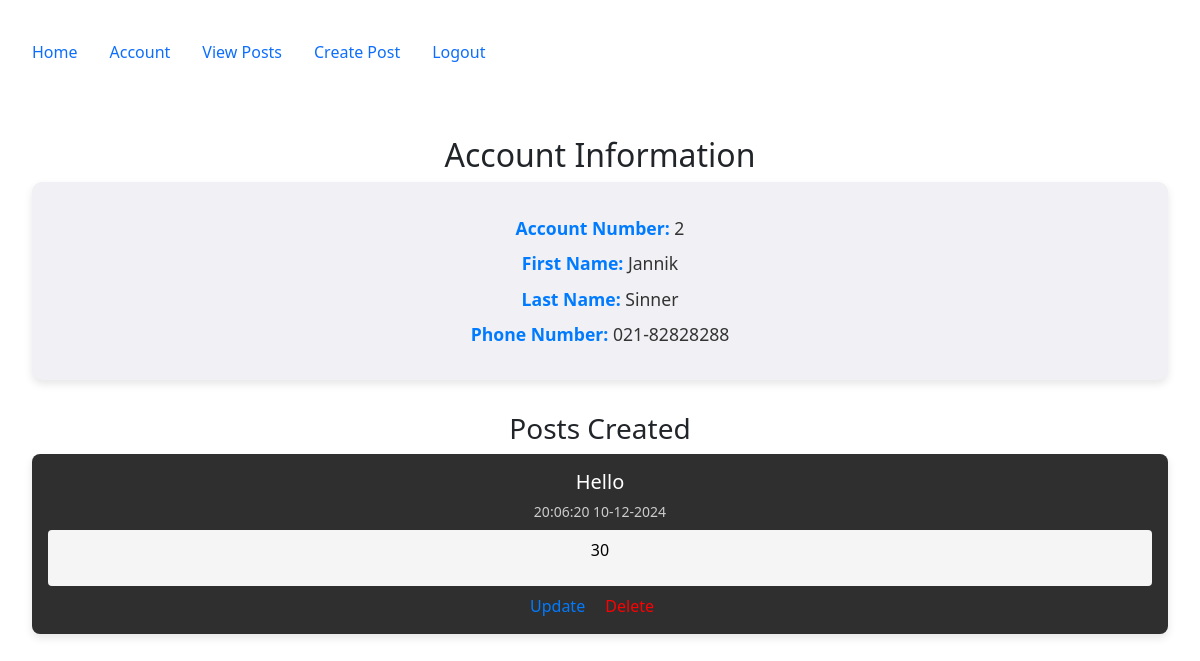
/account (signed in), run on the app's committed database.
### config.py (models this page shows, shortened)
class User(db.Model, UserMixin):
    __tablename__ = 'users'
    id = db.Column(db.Integer, primary_key=True)
    email = db.Column(db.String(100), nullable=False, unique=True)
    password = db.Column(db.String(128), nullable=False)
    firstname = db.Column(db.String(100), nullable=False)
    lastname = db.Column(db.String(100), nullable=False)
    phone = db.Column(db.String(100), nullable=False)
    mfa_key = db.Column(db.String(32), nullable=False, default='')  # Store MFA key
    salt = db.Column(db.String(44), nullable=False,default=lambda: base64.urlsafe_b64encode(os.urandom(32)).decode('utf-8'))
    mfa_enabled = db.Column(db.Boolean, nullable=False, default=False)  # Track if MFA is enabled
    role = db.Column(db.String(50), nullable=False, default='end_user')
    posts = db.relationship("Post", order_by=Post.id, back_populates="user")
    log = db.relationship("Log", uselist=False, back_populates="user", cascade="all, delete-orphan")

class Post(db.Model):
   __tablename__ = 'posts'
   id = db.Column(db.Integer, primary_key=True)
   userid = db.Column(db.Integer, db.ForeignKey('users.id', ondelete="CASCADE"), nullable=False)
   created = db.Column(db.DateTime, nullable=False, default=datetime.utcnow)
   title_encrypted = db.Column(db.LargeBinary, nullable=False)
   body_encrypted = db.Column(db.LargeBinary, nullable=False)
   user = db.relationship("User", back_populates="posts")
   @staticmethod
   def derive_key(salt):
       return base64.urlsafe_b64encode(salt.encode('utf-8').ljust(32)[:32])
   @staticmethod
   def decrypt(data, key):
       fernet = Fernet(key)
       return fernet.decrypt(data).decode('utf-8')

### accounts/views.py (the view)
@accounts_bp.route('/account')
@login_required
def account():
    user = current_user  # Get the logged-in user
    encryption_key = Post.derive_key(user.salt)  # Derive the encryption key for the user
    user_posts = []
    posts_query = Post.query.filter_by(userid=user.id).all()
    for post in posts_query:
        try:
            decrypted_post = {
                "id": post.id,
                "title": Post.decrypt(post.title_encrypted, encryption_key),
                "body": Post.decrypt(post.body_encrypted, encryption_key),
                "created": post.created,
            }
            user_posts.append(decrypted_post)
        except Exception as e:
            print(f"Failed to decrypt post ID {post.id}: {e}")
    return render_template('accounts/account.html', user=user, posts=user_posts)

### app.py (called while the page is built, shortened)
@login_manager.user_loader
def load_user(user_id):
    return User.query.get(int(user_id))

@app.before_request
def restrict_access_and_waf_function_name():
    excluded_routes = ['firewall_error', 'static', 'accounts.mfa_setup']
    if request.endpoint in excluded_routes:
        return  # Skip the check for these routes
    path = request.path
    query = request.query_string.decode("utf-8")
    combined_request_data = f"{path} {query}"
    print(f"Combined Request Data: {combined_request_data}")
    for attack_type, pattern in waf_rules.items():
        if pattern.search(combined_request_data):
            matched_data = pattern.findall(combined_request_data)
            print(f"Detected Attack Type: {attack_type} | Matched Data: {matched_data}")
            flash(f"Attack detected: {attack_type}", "danger")
            return redirect(url_for('firewall_error', attack_type=attack_type))

### templates/accounts/account.html (shortened to what this page needs)
{% extends "base.html" %}
{% block content %}
<h2>Account Information</h2>
{% if user.is_authenticated %}
    <div class="account-info">
        <p><strong>Account Number:</strong> {{ user.id }}</p>
        <p><strong>First Name:</strong> {{ user.firstname }}</p>
        <p><strong>Last Name:</strong> {{ user.lastname }}</p>
        <p><strong>Phone Number:</strong> {{ user.phone }}</p>
    </div>
    <h3>Posts Created</h3>
    <div class="post-container">
        {% if posts %}
            {% for post in posts %}
                <div class="post-card">
                    <h4>{{ post.title }}</h4>
                    <small>{{ post.created.strftime('%H:%M:%S %d-%m-%Y') }}</small>
                    <div class="post-body">
                        <p>{{ post.body }}</p>
                    </div>
                    <div class="post-actions">
                        <a href="{{ url_for('posts.update', id=post.id) }}">Update</a>
                        <a href="{{ url_for('posts.delete', id=post.id) }}" style="color: red;">Delete</a>
                    </div>
                </div>
            {% endfor %}
        {% else %}
            <p>No posts available.</p>
        {% endif %}
    </div>
{% else %}
    <p>You must be logged in to view account details.</p>
{% endif %}
{% endblock %}

### templates/base.html (shortened to what this page needs)
<!DOCTYPE html>
<html lang="en">
<head>
    <link rel="stylesheet" href="https://cdn.jsdelivr.net/npm/bootstrap@5.2.2/dist/css/bootstrap.min.css">
</head>
<body>
<section class="container-fluid p-3 my-3">
    <nav class="nav nav-pills flex-column flex-sm-row">
        <a class="nav-item nav-link" href="{{ url_for('index') }}">Home</a>
        {% if current_user.is_authenticated %}
            {% if current_user.role == 'db_admin' %}
                <a class="nav-item nav-link" href="{{ url_for('accounts.account') }}">Account</a>
                <a class="nav-item nav-link" href="{{ url_for('admin.index', _scheme='https', _external=True) }}">DB Admin</a>
                <a class="nav-item nav-link" href="{{ url_for('accounts.logout') }}">Logout</a>
            {% elif current_user.role == 'sec_admin' %}
                <a class="nav-item nav-link" href="{{ url_for('accounts.account') }}">Account</a>
                <a class="nav-item nav-link" href="{{ url_for('security.security') }}">Security</a>
                <a class="nav-item nav-link" href="{{ url_for('accounts.logout') }}">Logout</a>
            {% else %}
                <a class="nav-item nav-link" href="{{ url_for('accounts.account') }}">Account</a>
                <a class="nav-item nav-link" href="{{ url_for('posts.posts') }}">View Posts</a>
                <a class="nav-item nav-link" href="{{ url_for('posts.create') }}">Create Post</a>
                <a class="nav-item nav-link" href="{{ url_for('accounts.logout') }}">Logout</a>
            {% endif %}
        {% else %}
            <a class="nav-item nav-link" href="{{ url_for('accounts.registration') }}">Registration</a>
            <a class="nav-item nav-link" href="{{ url_for('accounts.login') }}">Login</a>
        {% endif %}
    </nav>
    <div class="container-fluid p-3 my-5 text-center">
        {% block content %}{% endblock %}
    </div>
</section>
</body>
</html>

### templates/accounts/account.html (style rules this page uses)
.account-info { background-color: #f0f0f5; color: #333; padding: 1.5em; border-radius: 10px; box-shadow: 0 4px 8px rgba(0, 0, 0, 0.1); margin-bottom: 2em; }
.account-info p { font-size: 1.1em; margin: 0.5em 0; }
.account-info strong { color: #007bff; }
.post-container { display: flex; flex-direction: column; gap: 1em; }
.post-card { background-color: #2f2f2f; color: white; padding: 1em; border-radius: 8px; box-shadow: 0 4px 8px rgba(0, 0, 0, 0.1); }
.post-card h4 { margin: 0; font-size: 1.25em; }
.post-card small { display: block; margin-top: 0.5em; color: #ccc; }
.post-body { background-color: #f5f5f5; color: black; padding: 0.5em; border-radius: 4px; margin-top: 0.5em; }
.post-actions { margin-top: 0.5em; }
.post-actions a { color: #007bff; text-decoration: none; margin-right: 1em; }

### data on the page
User: id "2", firstname "Jannik", lastname "Sinner", phone "021-82828288"
Post: created "20:06:20 10-12-2024"

### other printed values
{{ post.title }} "Hello"
{{ post.body }} "30"
